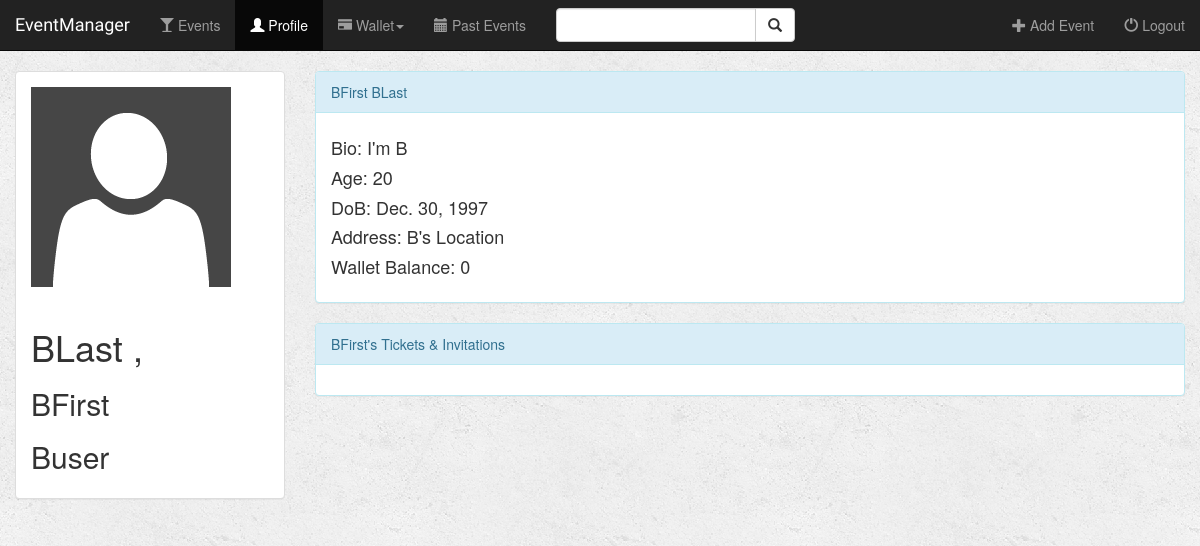
The page /event/profile/26/ on the database as committed earlier.
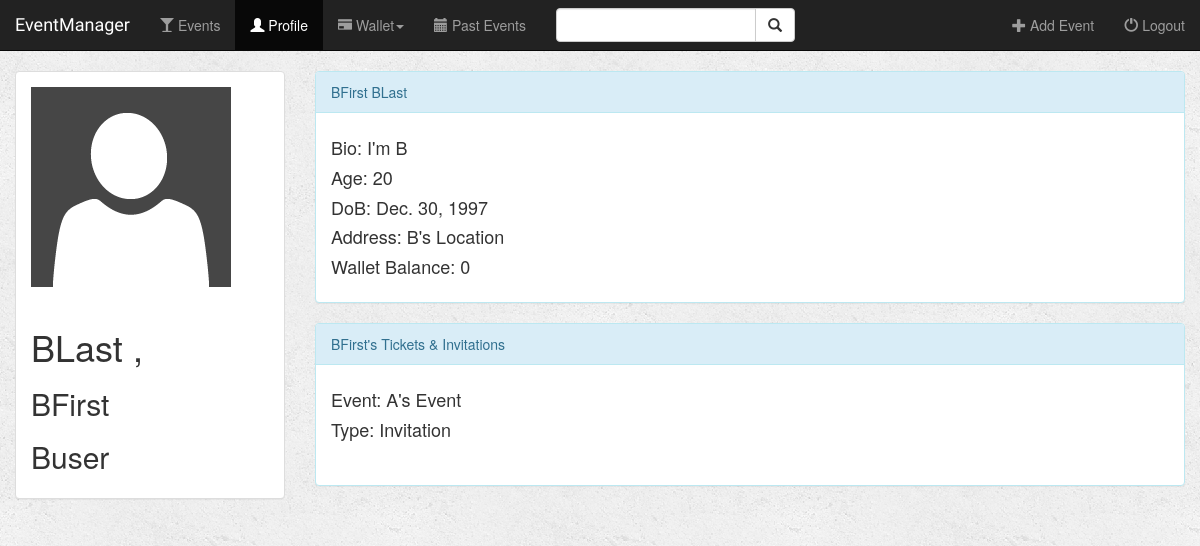
The same page on the database as committed later.
### event/models.py (models this page shows, shortened)
class Ticket(models.Model):
    attendee = models.ForeignKey(User, on_delete=models.CASCADE)
    event = models.ForeignKey(Event, on_delete=models.CASCADE)
    flag = models.BooleanField(null=False)

class Event(models.Model):
    name = models.CharField(max_length=50, null=False)
    image = models.ImageField(default='settings.MEDIA_ROOT/default_event.jpg')
    location = models.TextField(max_length=500, null=False)
    date = models.DateField(null=True)
    time = models.TimeField(null=True)
    manager = models.ForeignKey(User, on_delete=models.CASCADE)
    fare = models.PositiveIntegerField(null=True)

### event/views.py (the view)
# urls.py: url(r'profile/(?P<pk>[0-9]+)/$', views.get_user_profile, name='user_profile'),
def get_user_profile(request, pk):
    user = User.objects.get(pk=pk)
    profile = Profile.objects.get(user_id=pk)
    tickets = Ticket.objects.filter(attendee=user)
    return render(request, 'event/user_profile.html', {'user': user, 'profile': profile, 'tickets': tickets})

### event/templates/event/user_profile.html (shortened to what this page needs)
{% extends 'event/base.html' %}
{% block profile_active %}active{% endblock %}
{% block body %}
<div class="events-container container-fluid">
    <div class="row">
        <div class="col-sm-4 col-md-3">
            <div class="panel panel-default">
                <div class="panel-body">
                    <img src="{{ profile.image.url }}" class="img-responsive">
                    <br>
                    <h1>{{ user.last_name }} ,</h1> <h2>{{ user.first_name }}</h2>
                    <h2>{{ user.username }}</h2>
                </div>
            </div>
        </div>
        <div class="col-sm-8 col-md-9">
            <div class="panel panel-info">
                <div class="panel-heading">
                    {{ user.first_name }} {{ user.last_name }}
                </div>
                <div class="panel-body">
                    <h4>Bio: {{ profile.bio }}</h4>
                    <h4>Age: {{ profile.age }}</h4>
                    <h4>DoB: {{ profile.birth_date }}</h4>
                    <h4>Address: {{ profile.location }}</h4>
                    <h4>Wallet Balance: {{ profile.wallet_balance }}</h4>
                </div>
            </div>
            <div class="panel panel-info">
                <div class="panel-heading">
                    {{ user.first_name }}'s Tickets & Invitations
                </div>
                <div class="panel-body">
                    {% for ticket in tickets %}
                        <h4>Event: {{ ticket.event.name }}</h4>
                        <h4>Type: {% if ticket.flag %} Ticket {% else %} Invitation {% endif %}</h4>
                        <br>
                    {% endfor %}
                </div>
            </div>
        </div>
    </div>
</div>
{% endblock %}

Rows that differ between the two databases and show on the page:
added Ticket: event.name "A's Event", flag "Invitation"
